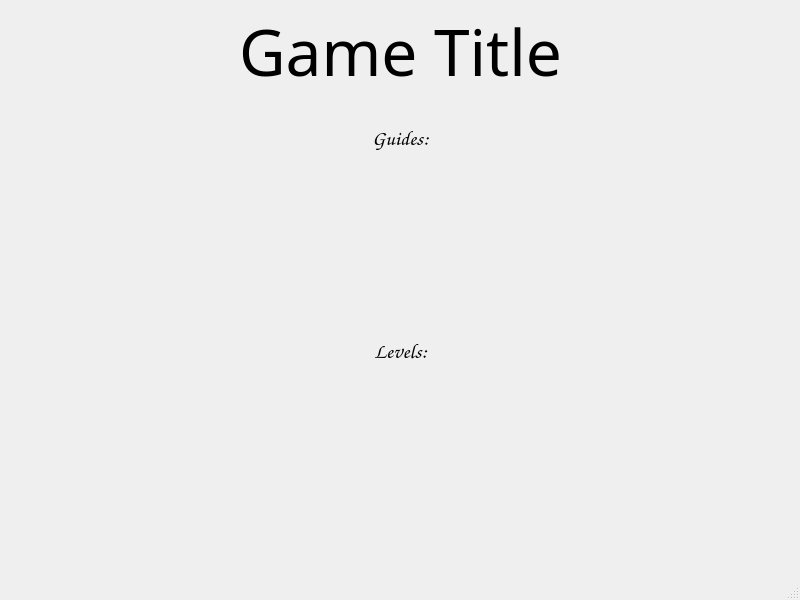
<?xml version="1.0" encoding="UTF-8"?>
<ui version="4.0">
 <class>LevelSelector</class>
 <widget class="QMainWindow" name="LevelSelector">
  <property name="geometry">
   <rect>
    <x>0</x>
    <y>0</y>
    <width>800</width>
    <height>600</height>
   </rect>
  </property>
  <property name="sizePolicy">
   <sizepolicy hsizetype="Preferred" vsizetype="Preferred">
    <horstretch>0</horstretch>
    <verstretch>0</verstretch>
   </sizepolicy>
  </property>
  <property name="minimumSize">
   <size>
    <width>800</width>
    <height>600</height>
   </size>
  </property>
  <property name="maximumSize">
   <size>
    <width>800</width>
    <height>600</height>
   </size>
  </property>
  <property name="windowTitle">
   <string>EducationalApp</string>
  </property>
  <widget class="QWidget" name="centralwidget">
   <widget class="QLabel" name="label">
    <property name="geometry">
     <rect>
      <x>40</x>
      <y>0</y>
      <width>721</width>
      <height>101</height>
     </rect>
    </property>
    <property name="font">
     <font>
      <family>Britannic Bold</family>
      <pointsize>48</pointsize>
     </font>
    </property>
    <property name="text">
     <string>Game Title</string>
    </property>
    <property name="alignment">
     <set>Qt::AlignCenter</set>
    </property>
   </widget>
   <widget class="QWidget" name="verticalLayoutWidget">
    <property name="geometry">
     <rect>
      <x>30</x>
      <y>100</y>
      <width>741</width>
      <height>451</height>
     </rect>
    </property>
    <layout class="QVBoxLayout" name="verticalLayout" stretch="0,1,0,2">
     <property name="bottomMargin">
      <number>0</number>
     </property>
     <item>
      <widget class="QLabel" name="label_2">
       <property name="font">
        <font>
         <family>Comic Sans MS</family>
         <pointsize>16</pointsize>
         <bold>true</bold>
        </font>
       </property>
       <property name="text">
        <string>Guides:</string>
       </property>
       <property name="alignment">
        <set>Qt::AlignCenter</set>
       </property>
      </widget>
     </item>
     <item>
      <layout class="QGridLayout" name="GuidesGrid">
       <property name="horizontalSpacing">
        <number>10</number>
       </property>
       <item row="0" column="1">
        <widget class="QPushButton" name="movementGuide_Button">
         <property name="sizePolicy">
          <sizepolicy hsizetype="Minimum" vsizetype="Minimum">
           <horstretch>0</horstretch>
           <verstretch>15</verstretch>
          </sizepolicy>
         </property>
         <property name="minimumSize">
          <size>
           <width>150</width>
           <height>125</height>
          </size>
         </property>
         <property name="maximumSize">
          <size>
           <width>150</width>
           <height>125</height>
          </size>
         </property>
         <property name="font">
          <font>
           <family>Comic Sans MS</family>
           <pointsize>14</pointsize>
          </font>
         </property>
         <property name="text">
          <string/>
         </property>
         <property name="icon">
          <iconset resource="Resource.qrc">
           <normaloff>:/images/projectile_motion_equation.png</normaloff>:/images/projectile_motion_equation.png</iconset>
         </property>
         <property name="iconSize">
          <size>
           <width>300</width>
           <height>150</height>
          </size>
         </property>
         <property name="autoRepeat">
          <bool>false</bool>
         </property>
         <property name="flat">
          <bool>true</bool>
         </property>
        </widget>
       </item>
       <item row="0" column="0">
        <widget class="QPushButton" name="guideVariables_Button">
         <property name="sizePolicy">
          <sizepolicy hsizetype="Minimum" vsizetype="Minimum">
           <horstretch>0</horstretch>
           <verstretch>15</verstretch>
          </sizepolicy>
         </property>
         <property name="minimumSize">
          <size>
           <width>150</width>
           <height>125</height>
          </size>
         </property>
         <property name="maximumSize">
          <size>
           <width>150</width>
           <height>125</height>
          </size>
         </property>
         <property name="font">
          <font>
           <family>Comic Sans MS</family>
           <pointsize>14</pointsize>
           <bold>false</bold>
          </font>
         </property>
         <property name="text">
          <string/>
         </property>
         <property name="icon">
          <iconset resource="Resource.qrc">
           <normaloff>:/images/variables.png</normaloff>:/images/variables.png</iconset>
         </property>
         <property name="iconSize">
          <size>
           <width>300</width>
           <height>150</height>
          </size>
         </property>
         <property name="flat">
          <bool>true</bool>
         </property>
        </widget>
       </item>
       <item row="0" column="2">
        <widget class="QPushButton" name="equationGuide_Button">
         <property name="sizePolicy">
          <sizepolicy hsizetype="Minimum" vsizetype="Minimum">
           <horstretch>0</horstretch>
           <verstretch>15</verstretch>
          </sizepolicy>
         </property>
         <property name="minimumSize">
          <size>
           <width>150</width>
           <height>125</height>
          </size>
         </property>
         <property name="maximumSize">
          <size>
           <width>150</width>
           <height>125</height>
          </size>
         </property>
         <property name="font">
          <font>
           <family>Comic Sans MS</family>
           <pointsize>14</pointsize>
          </font>
         </property>
         <property name="icon">
          <iconset resource="Resource.qrc">
           <normaloff>:/images/projectile_motion_equation.png</normaloff>:/images/projectile_motion_equation.png</iconset>
         </property>
         <property name="iconSize">
          <size>
           <width>300</width>
           <height>150</height>
          </size>
         </property>
         <property name="flat">
          <bool>true</bool>
         </property>
        </widget>
       </item>
      </layout>
     </item>
     <item>
      <widget class="QLabel" name="label_3">
       <property name="font">
        <font>
         <family>Comic Sans MS</family>
         <pointsize>16</pointsize>
         <bold>true</bold>
        </font>
       </property>
       <property name="text">
        <string>Levels:</string>
       </property>
       <property name="alignment">
        <set>Qt::AlignCenter</set>
       </property>
      </widget>
     </item>
     <item>
      <layout class="QGridLayout" name="LevelGrid">
       <item row="0" column="0">
        <widget class="QPushButton" name="levelSelector1_Button">
         <property name="enabled">
          <bool>true</bool>
         </property>
         <property name="sizePolicy">
          <sizepolicy hsizetype="Fixed" vsizetype="Fixed">
           <horstretch>0</horstretch>
           <verstretch>0</verstretch>
          </sizepolicy>
         </property>
         <property name="minimumSize">
          <size>
           <width>125</width>
           <height>75</height>
          </size>
         </property>
         <property name="maximumSize">
          <size>
           <width>125</width>
           <height>75</height>
          </size>
         </property>
         <property name="font">
          <font>
           <family>Comic Sans MS</family>
           <pointsize>20</pointsize>
          </font>
         </property>
         <property name="icon">
          <iconset resource="Resource.qrc">
           <normaloff>:/images/level_one.png</normaloff>:/images/level_one.png</iconset>
         </property>
         <property name="iconSize">
          <size>
           <width>175</width>
           <height>125</height>
          </size>
         </property>
         <property name="flat">
          <bool>true</bool>
         </property>
        </widget>
       </item>
       <item row="0" column="1">
        <widget class="QPushButton" name="levelSelector2_Button">
         <property name="sizePolicy">
          <sizepolicy hsizetype="Fixed" vsizetype="Fixed">
           <horstretch>0</horstretch>
           <verstretch>0</verstretch>
          </sizepolicy>
         </property>
         <property name="minimumSize">
          <size>
           <width>125</width>
           <height>75</height>
          </size>
         </property>
         <property name="maximumSize">
          <size>
           <width>125</width>
           <height>75</height>
          </size>
         </property>
         <property name="font">
          <font>
           <family>Comic Sans MS</family>
           <pointsize>20</pointsize>
          </font>
         </property>
         <property name="icon">
          <iconset resource="Resource.qrc">
           <normaloff>:/images/level_two.png</normaloff>:/images/level_two.png</iconset>
         </property>
         <property name="iconSize">
          <size>
           <width>175</width>
           <height>125</height>
          </size>
         </property>
         <property name="flat">
          <bool>true</bool>
         </property>
        </widget>
       </item>
       <item row="1" column="0">
        <widget class="QPushButton" name="levelSelector3_Button">
         <property name="sizePolicy">
          <sizepolicy hsizetype="Fixed" vsizetype="Fixed">
           <horstretch>0</horstretch>
           <verstretch>0</verstretch>
          </sizepolicy>
         </property>
         <property name="minimumSize">
          <size>
           <width>125</width>
           <height>75</height>
          </size>
         </property>
         <property name="maximumSize">
          <size>
           <width>125</width>
           <height>75</height>
          </size>
         </property>
         <property name="font">
          <font>
           <family>Comic Sans MS</family>
           <pointsize>20</pointsize>
          </font>
         </property>
         <property name="icon">
          <iconset resource="Resource.qrc">
           <normaloff>:/images/level_three.png</normaloff>:/images/level_three.png</iconset>
         </property>
         <property name="iconSize">
          <size>
           <width>175</width>
           <height>125</height>
          </size>
         </property>
         <property name="flat">
          <bool>true</bool>
         </property>
        </widget>
       </item>
       <item row="1" column="1">
        <widget class="QPushButton" name="levelSelector4_Button">
         <property name="sizePolicy">
          <sizepolicy hsizetype="Fixed" vsizetype="Fixed">
           <horstretch>0</horstretch>
           <verstretch>0</verstretch>
          </sizepolicy>
         </property>
         <property name="minimumSize">
          <size>
           <width>125</width>
           <height>75</height>
          </size>
         </property>
         <property name="maximumSize">
          <size>
           <width>125</width>
           <height>75</height>
          </size>
         </property>
         <property name="font">
          <font>
           <family>Comic Sans MS</family>
           <pointsize>20</pointsize>
          </font>
         </property>
         <property name="icon">
          <iconset resource="Resource.qrc">
           <normaloff>:/images/level_four.png</normaloff>:/images/level_four.png</iconset>
         </property>
         <property name="iconSize">
          <size>
           <width>175</width>
           <height>125</height>
          </size>
         </property>
         <property name="flat">
          <bool>true</bool>
         </property>
        </widget>
       </item>
      </layout>
     </item>
    </layout>
   </widget>
  </widget>
  <widget class="QMenuBar" name="menubar">
   <property name="geometry">
    <rect>
     <x>0</x>
     <y>0</y>
     <width>800</width>
     <height>21</height>
    </rect>
   </property>
  </widget>
  <widget class="QStatusBar" name="statusbar"/>
 </widget>
 <resources>
  <include location="Resource.qrc"/>
 </resources>
 <connections/>
</ui>
